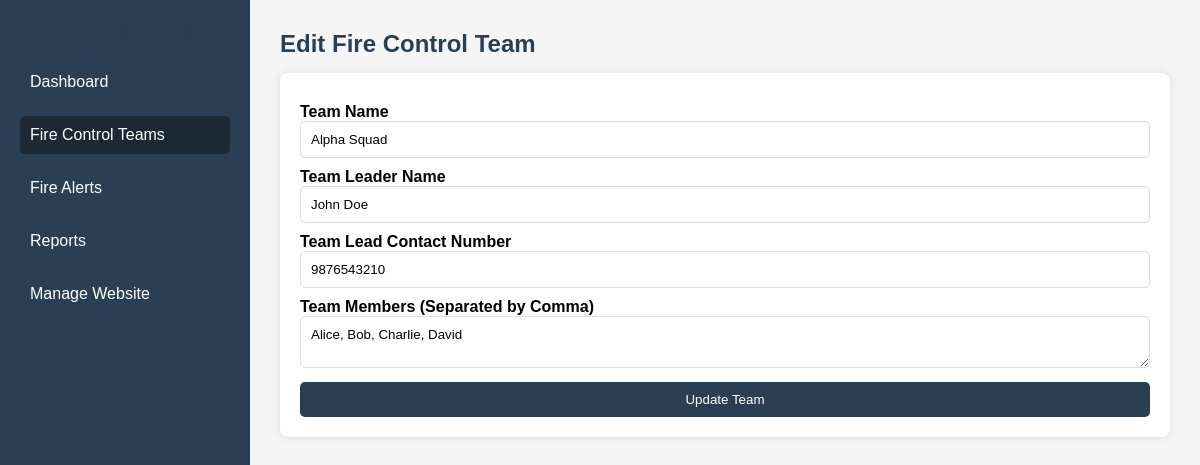
Screenshot of /edit_team.php?id=1 with the database file from the repository.
### tables this page shows
CREATE TABLE fire_teams (
    id INT AUTO_INCREMENT PRIMARY KEY,
    team_name VARCHAR(255) NOT NULL,
    leader_name VARCHAR(255) NOT NULL,
    leader_contact VARCHAR(20) NOT NULL,
    team_members TEXT NOT NULL,
    created_at TIMESTAMP DEFAULT CURRENT_TIMESTAMP
);

### edit_team.php (the view, shortened to what this page needs)
<?php
$host = 'localhost';
$user = 'root';
$pass = '';
$dbname = 'ofrs';
$conn = new mysqli($host, $user, $pass, $dbname);
$id = $_GET['id'];
$sql = "SELECT * FROM fire_teams WHERE id = $id";
$result = $conn->query($sql);
$team = $result->fetch_assoc();
?>
<!DOCTYPE html>
<html lang="en">
<head>
</head>
<body>
    <div class="sidebar">
        <h2>OFRS | ADMIN</h2>
        <ul>
            <li><a href="admin_dashboard.php">Dashboard</a></li>
            <li><a href="fire_control.php" class="active">Fire Control Teams</a></li>
            <li><a href="fire_alerts.php">Fire Alerts</a></li>
            <li><a href="report.php">Reports</a></li>
            <li><a href="manage_website.php">Manage Website</a></li>
        </ul>
    </div>
    <div class="main-content">
        <h2>Edit Fire Control Team</h2>
        <div class="form-container">
            <form action="edit_team.php?id=<?= $id; ?>" method="POST">
                <label>Team Name</label>
                <input type="text" name="team_name" value="<?= $team['team_name']; ?>" required>
                <label>Team Leader Name</label>
                <input type="text" name="leader_name" value="<?= $team['leader_name']; ?>" required>
                <label>Team Lead Contact Number</label>
                <input type="text" name="leader_contact" value="<?= $team['leader_contact']; ?>" required>
                <label>Team Members (Separated by Comma)</label>
                <textarea name="team_members" required><?= $team['team_members']; ?></textarea>
                <button type="submit" name="update_team" class="btn">Update Team</button>
            </form>
        </div>
    </div>
</body>
</html>

### edit_team.php (style rules this page uses)
* { margin: 0; padding: 0; box-sizing: border-box; font-family: Arial, sans-serif; }
body { background: #f5f5f5; display: flex; }
.sidebar { width: 250px; background: #2A3F54; color: white; padding: 20px; min-height: 100vh; }
.sidebar h2 { text-align: center; }
.sidebar ul { list-style: none; padding: 0; }
.sidebar ul li { margin: 15px 0; }
.sidebar ul li a { color: white; text-decoration: none; display: block; padding: 10px; border-radius: 5px; }
.sidebar ul li a:hover, .sidebar ul li .active { background: #1C2833; }
.main-content { flex: 1; padding: 30px; }
h2 { margin-bottom: 15px; color: #2A3F54; }
.form-container { background: white; padding: 20px; border-radius: 8px; box-shadow: 0px 0px 10px rgba(0, 0, 0, 0.1); }
form label { display: block; font-weight: bold; margin-top: 10px; }
form input, form textarea { width: 100%; padding: 10px; border: 1px solid #ddd; border-radius: 5px; }
.btn { background: #2A3F54; color: white; padding: 10px; border: none; border-radius: 5px; cursor: pointer; width: 100%; margin-top: 10px; }

### rows the page displays
fire_teams: team_name "Alpha Squad", leader_name "John Doe", leader_contact "9876543210", team_members "Alice, Bob, Charlie, David"
